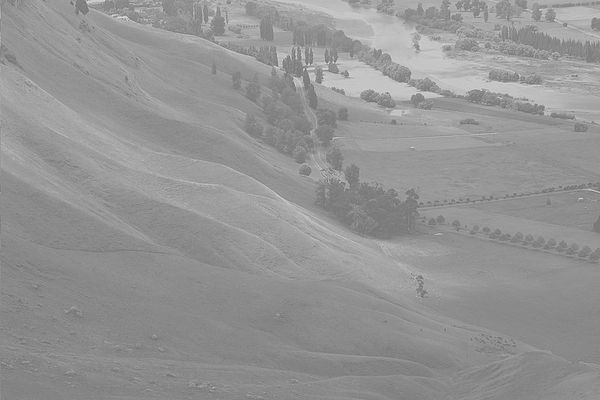
#> input picture HW1/images/600px-Unequalized_Hawkes_Bay_NZ.jpg, 600 x 400 px; its folder holds only this picture in this run
$ jupyter execute --allow-errors HW1.ipynb   (shell and % lines are left out)
#> lines starting #> are read from the running program, lines starting #| are printed output that depends on the picture
# Digital Image Processing - HW1 - 98722278 - Mohammad Doosti Lakhani
In this notebook, I have solved the assignment's problems which are as follows:

1. Explain an idea which can be used in a start-up which uses computer vision. No need to expalin the algorithms and how-tos.
2. What is "Shutter Speed" feature in cameras and how it can impact on image quality?
3. Implement the `equalize_hist1` and `equalize_hist2` functions regarding following steps:
    1. Implement *histogram equalization* via **open_cv** in `equalize_hist1`
    2. Implement *histogram equalization* based on the what have been taught in slides in `equalize_hist2`
    3. Plot the `T` function
    4. Plot the histogram of images before equalization and after it.
    5. Explain the differences

## 1. Explain an idea which uses computer vision

In this section, I want to talk about the idea so-called *Lie detection based on body language*.
This explanation consists of these parts:
1. [Intro](#%22Lie-Detection-Based-on-Body-Language%22-Intorduction)
2. [Usage](#Usage)
3. [Reference](#References)

### 1.1 "Lie Detection Based on Body Language" Intorduction

I would like to kick of by mentioning the point that as all of us know, when people attempt to lie (orally), they illustrate some signs on their bodies particularly on their faces or hands. In this report, I will focus on the simplified one which only focuses on children's hands and faces' major signs, for instance blinking abnormally to help parents detect the lies and help their children to overcome the hardship without losing the control of circumstances.

### 1.2 Usage
Based on what I have mentioned in the intro section, we can say a group of signs in most cases can lead to a lie confidently<sup>1</sup>. And all of those signs have been extracted by experts like agents in police departments so they are all reliable features.
For a simple demonstration, we can say the children who start scratching their noses or the back of their heads at the time of talking to their parents or teachers, mostly they are trying to deceive their contacts.<sup>2</sup>.

This proposal has aimed these facts to create a automated system for parents and teachers to capture images while speaking to the children and detect lies. On top of that, parents or teachers will be able to manage the situation and try to understand why their chidlren or students are trying to lie to them.
One of the possible causes of lying by children could be feeling insecure about their own abilities. In this kind of situation, the teacher or parent will notice that using this system and instead of putting more pressure on the child or speaking in the way that may cause more fear, try to conciliate and help children by giving them confidence<sup>3</sup>.

The scale of capturing can be used in three level:
1. Capturing the whole body and focusing only on prominent body language characteristics
2. Capturing face/hands to explore the possiblities using more detailed features.
3. Capturing eye/lips/shaking and heat level (not considered as body language but very usefull) to expand the feature pool.

### 1.3 References
1. [Human Lie Detection and Body Language 101: Your Guide to Reading People’s Nonverbal Behavior - Vanessa Van Edwards](https://www.amazon.com/Human-Lie-Detection-Body-Language/dp/1482040239)
2. [How to detect lies body language - Nick Babich on Medium](https://medium.com/@101/how-to-detect-lies-body-language-5a184e90337b#targetText=The%20Nose%20Touch&targetText=However%2C%20the%20hand%20is%20quickly,satisfied%20with%20rubbing%20or%20scratching.)
3. [Social and Cognitive Correlates of Children’s Lying Behavior - Victoria Talwar and Kang Lee](https://www.ncbi.nlm.nih.gov/pmc/articles/PMC3483871/)

## 2. The Impact of "Shutter Speed" On The Quality of Captured Images via Camera
In this section, questions such as *what is shutter speed*, *what is its impact* will be answered in the following sections:
1. Shutter Intro
2. Shutter Speed and Its Effects
    1. Exposure (Brightness)
    2. Motion
3. Final Words
4. References

### 2.1 Shutter Intro
As we know, cameras take photos by exposing their digital sensors to the light. Shutter, as its name illustrates, is a barrier that keeps the light out from the camera's sensors and it opens when you try to take photo by pressing *shutter* button on your camera and closes after the photo has been taken which means after closing, sensors are no longer exposed to the light.

### 2.2 Shutter Speed
Based on what we read in previous section, camera only take photo when its shutter is open, so now a parameter emerges; the _**speeed**_. The shutter speed is the time it takes from opening shutter and exposing sensors to the light till closing it and it is categorized into two major types:
1. Fast: Conventionally a small fraction of a second for instance 1/100th second or 1/200th second to 1/4000th second.
2. Slow Conventionally more than a second for instance 1, 5, even 30 or a few mintues depends on the task.

These spectrum of speeds have completely different effect on the taken photo from making it brighter or darker or even blury or sharp. Having a slow shutter means more exposure to the light and in case of brightness, the sensors would gain more light and vice versa. Meanwhile, if object moves, slow shutter means blury images and vice versa. These will be discussed in the following section more detailed.

#### 2.2.A Exposure
Let say object and subjects are still and we use slow shutter. In this situation, the sensors have more time to absorb the light and it means we will have brighter images. It is very usefull in dark environments specially night scenes. But you need to consider that exposing too much to light means a fully bright image of the scene called *overexposed*, on the other hand, have a quick shutter in dark environment will give a dark image.
But shutter speed is not the only factor that impacts the brightness, others are **ISO** and **Aperture** which we do not discuss here.

Below is an image that portrays the effect of the shutter speed on the brightness:

Photo: [photographylife.com](https://photographylife.com)

#### 2.2.B Motion
In this section, the being still constraint has been removed which means the subjects can move at different speeds while the shutter is open (the camera itself can move too but the effect is almost same).
It is known to us that the image could be created when light reflects from the objects and if let say point `x`, exposes to different sensors of camera, its effect will be all there so moving an object while the camera is taking photo means different points of the objects will be reflected on many different sensors not just one and it causes a blury image as we have seen this effect in *rolling shutter* or *global shutter* designs. Actually, it is all about time and because we have a slow shutter, the output will be blury.
Note that if nothing moves, it will not be blury, only objects that moves create blury effect in the path they move along and many photographer use these may seem drawback as a upside and create fascinating images that only a part of a image is blury which is called _**Motion Blur**_. Below is the example:

Photo: Casey Cosley
<br>
<br>

On the other hand, if we use a fast shutter, no matter object are moving (but it is important how fast they are) we can achieve a stabilized and still image of the moving object without introducing blur effect. The reason is when shutter closes very fast, each point of the object only reflect on a very small number of sensors and it seems to that objects are stand.
One point that will not be waste of time to mention is that if camera and the objects move at the same pace, the image will not be blury but it is a little bit tricky to acquire. Below is an example of fast shutter on moving object:

Photo: Matt McMonagle
<br>
<br>

To finish this section, a image that demonstrates the differences between shutter speed and blur effect is great.

Photo: [creativelive.com](https://creativelive.com)
<br>
<br>

### 2.3 Final Words
Even though at first sight slow shutter may seem as a drawback at taking photos, but it can help to achieve spectacular presentation of a scene. Although it may help create enticing images, exposure is the other effect that need to be dealt because of the low speed of the shutter.

### 2.4 References
1. [The Ultimate Guide To Learning Photography: Shutter Speed - creativelive.com](https://www.creativelive.com/photography-guides/what-is-shutter-speed)
2. [Introduction to Shutter Speed in Photography - Nasim Mansurov](https://photographylife.com/what-is-shutter-speed-in-photography)

## 3 Histogram Equalization
In this section, the usage of _**histogram-equalization**_ using **open-cv** and out implementation will be demonstrated.
This secions consistes of following:
1. `equalize_hist1` - open_cv
2. `equalize_hist2` - Ours
    1. `histogram`
    2. `equalize_hist2`
3. `T` Plot

[cell 1]
# necessary variables
import os
import cv2
import numpy as np
import matplotlib.pyplot as plt

src_path = 'images/'
dst_path1 = 'results1/'
dst_path2 = 'results2/'
names = os.listdir(src_path)

L = 256

### 3.1 `equalize_hist1(image)`

[cell 2]
def equalize_hist1(image):
    """
    Equalizes the histogram of the input grayscale image

    :param image: cv2 grayscale image
    :return: cv2 grayscale histogram equalized image
    """
    return cv2.equalizeHist(image)

fig, ax = plt.subplots(nrows=2, ncols=2, figsize=(15, 10))
fig2, ax2 = plt.subplots(nrows=2, ncols=2, figsize=(15, 10))
for idx, name in enumerate(names):
    # load image
    src_name = src_path + name
    image = cv2.imread(src_name, 0)
#> image is the input picture: shape (400, 600); min 105, max 228, mean 148

    # equalize histogram and write
    image1 = equalize_hist1(image)
#> in equalize_hist1, `return cv2.equalizeHist(image)`:
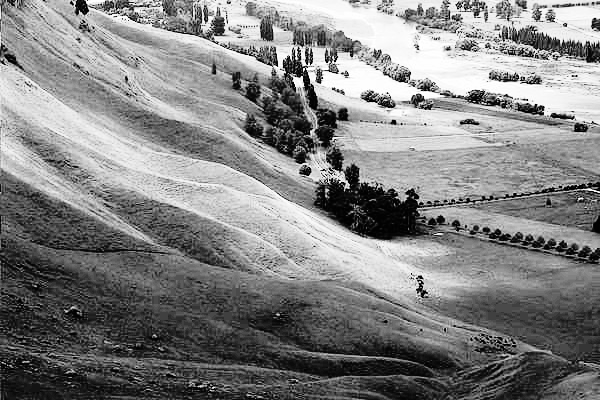
#> returned value: shape (400, 600); min 0, max 255, mean 130.4
    dst_name1 = dst_path1 + name
    cv2.imwrite(dst_name1, image1)

    # plotting
    ax[idx, 0].set_title('Original')
    ax[idx, 1].set_title('Equalized')
    ax2[idx, 0].set_title('Original')
    ax2[idx, 1].set_title('Equalized')
    ax[idx, 0].axis('off')
    ax[idx, 1].axis('off')

    ax[idx, 0].imshow(image, cmap='gray')
    ax[idx, 1].imshow(image1, cmap='gray')
    ax2[idx, 0].plot(cv2.calcHist([image], [0], None, [256], [0,256]))
    ax2[idx, 1].plot(cv2.calcHist([image1], [0], None, [256], [0,256]))

plt.show()
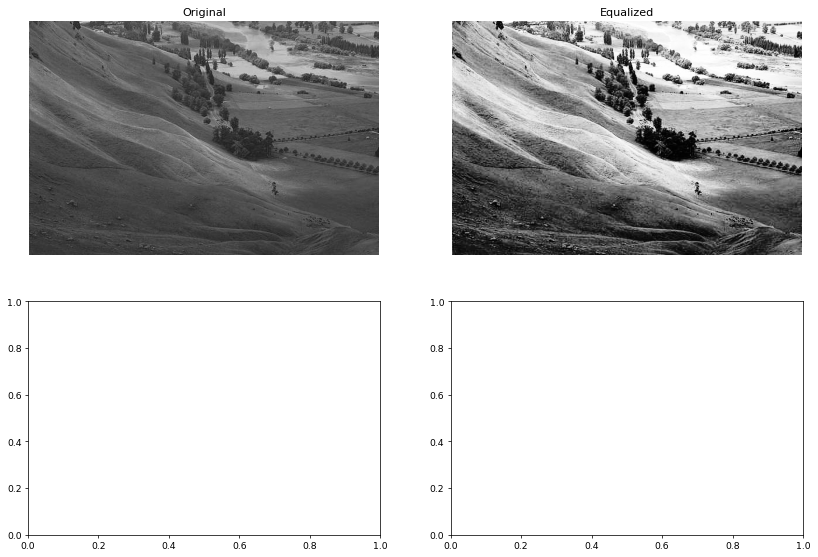
#> figure drawn by matplotlib, 2 panels
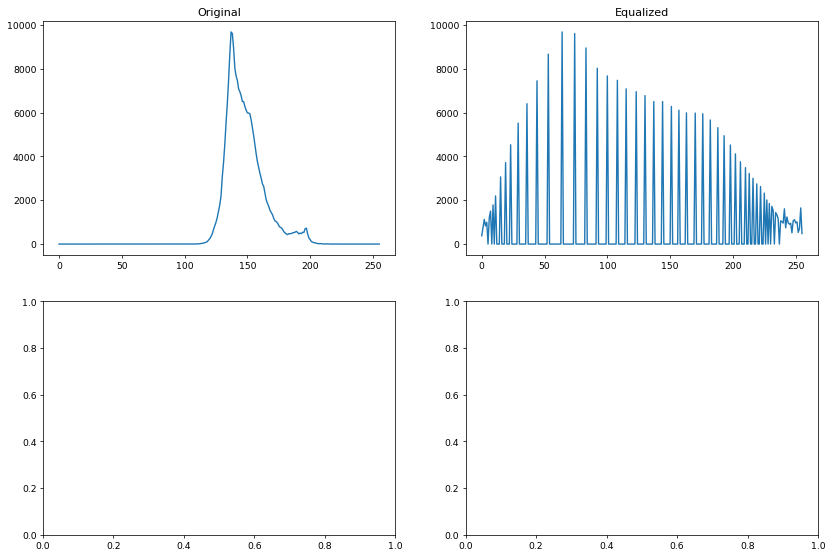
#> figure drawn by matplotlib, 2 panels; panel 1: curve peaks at x = 137, y = 9682; panel 2: curve peaks at x = 64, y = 9682

1. For the first example, as we can see, the image's details has been improved intensly. The reason is the first image is a little dark and based on the histogram (upper left), almost all pixels have colors below 127, so by equalizing its histogram, we distribute the values between all the other possible colors, so as we can see in the equalized histogram (top right), the dark part of the image is now lighter.
2. In the second example, an immense amount of pixels are dark, so by equalizing its histogram, we introduce bigger values for pixels. The result for dark part of the image is completely acceptable because it is now light and details are easily detectable, but as we intensified the lighter ones too, we can see the head statue is completely light and details are gone.

## 3.2 `equalize_hist2(image)`

[cell 3]
def histogram(image, L=256):
    """
    Gets and cv2 or numpy array image and acquire its histogram regarding provided number of levels

    :param image: A cv2 image or numpy ndarray
    :param L: Bins' count
    :return: A 1d np array
    """
    hist = np.zeros((L))
    for p in image.flatten():
        hist[p] += 1
    return hist

[cell 4]
def cumulative_distribution_function(array):
    """
    calculates the cdf for given 1d np array (histogram)

    :param array: A 1d np array
    """
    cdf = np.zeros(array.shape)
    cdf[0] = array[0]
    for idx in range(1, len(array)):
        cdf[idx] += cdf[idx-1] + array[idx]
    return cdf

[cell 5]
def equalize_hist2(image, L=256):
    """
    Equalizes the histogram of the input grayscale image

    :param image: cv2 grayscale image
    :return: cv2 grayscale histogram equalized image
    """
    # calculate histogram: Note that the value is different from numpy/open-cv one.
    hist = histogram(image, L)

    # calculate normalized cumulative distribution function
    cdf = cumulative_distribution_function(hist)
    cdf = cdf  / (image.shape[0]*image.shape[1]) * L-1
    cdf = cdf.astype('uint8')

    # equlize
    equalized = cdf[image]
    return equalized

fig, ax = plt.subplots(nrows=2, ncols=2, figsize=(15, 10))
fig2, ax2 = plt.subplots(nrows=2, ncols=2, figsize=(15, 10))
#> (the rest of this cell did not finish here and is left out)

#> the loop in histogram, `for p in image.flatten():` made 240000 passes
#> p on passes 1 to 3: 149, 144, 138
#> after the loop in histogram, `for p in image.flatten():`: hist = 256 values, max 9682 at index 137, min 0 at index 0, mean 937.5
#> after the loop in cumulative_distribution_function, `for idx in range(1, len(array)):`: cdf = 256 values from 0 to 240000
#> in equalize_hist2, `cdf = cdf  / (image.shape[0]*image.shape[1]) * L-1`: cdf = 256 values from -1 to 255
#> in equalize_hist2, `cdf = cdf.astype('uint8')`: cdf = 256 values, max 255 at index 0, min 0 at index 105, mean 211.8
    dst_name2 = dst_path2 + name
    cv2.imwrite(dst_name2, image2)

    # plotting
    ax[idx, 0].set_title('Original')
    ax[idx, 1].set_title('Equalized')
    ax[idx, 0].axis('off')
    ax[idx, 1].axis('off')
    ax2[idx, 0].set_title('Original')
    ax2[idx, 1].set_title('Equalized')
    ax3[0,idx].set_title('T of image "'+idx+'"')

    ax[idx, 0].imshow(image, cmap='gray')
    ax[idx, 1].imshow(image2, cmap='gray')

    ax2[idx, 0].plot(cv2.calcHist([image], [0], None, [256], [0,256]))
    ax2[idx, 1].plot(cv2.calcHist([image2], [0], None, [256], [0,256]))

plt.show()

**Note**: The histogram of our implementation is different from the numpy/open-cv implementation and the reason is, their functions are general and works with different size of even varied widths and to achieve that, they use some kind of estimated distribution which can be found in [official docs](https://docs.scipy.org/doc/numpy-1.15.0/reference/generated/numpy.histogram.html#targetText=An%20array%20of%20weights%2C%20of,over%20the%20range%20remains%201.&targetText=If%20False%20%2C%20the%20result%20will,of%20samples%20in%20each%20bin.).

### 3.3 plotting `T`
In the end, we finalize the report by plotting the `cdf` values for both images.

[cell 6]
src_name = src_path + names[0]
image = cv2.imread(src_name, 0)
cdf = cumulative_distribution_function(histogram(image))
#> the loop in histogram (call 2), `for p in image.flatten():` made 240000 passes
#> cdf = 256 values from 0 to 240000
cdf = (cdf  / (image.shape[0]*image.shape[1]) * L-1)
#> cdf = 256 values from -1 to 255
plt.title('T of first image')
plt.plot(cdf)
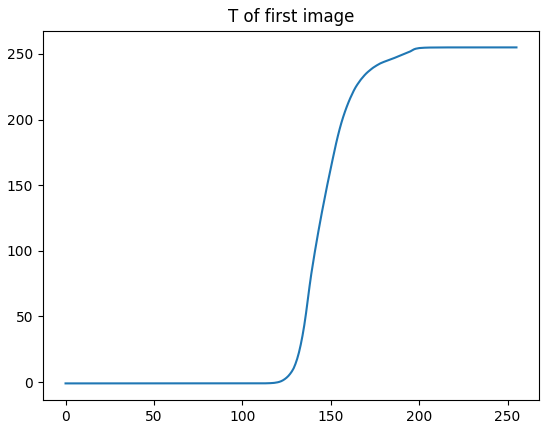
#> figure drawn by matplotlib, 1 panel; curve peaks at x = 228, y = 255
